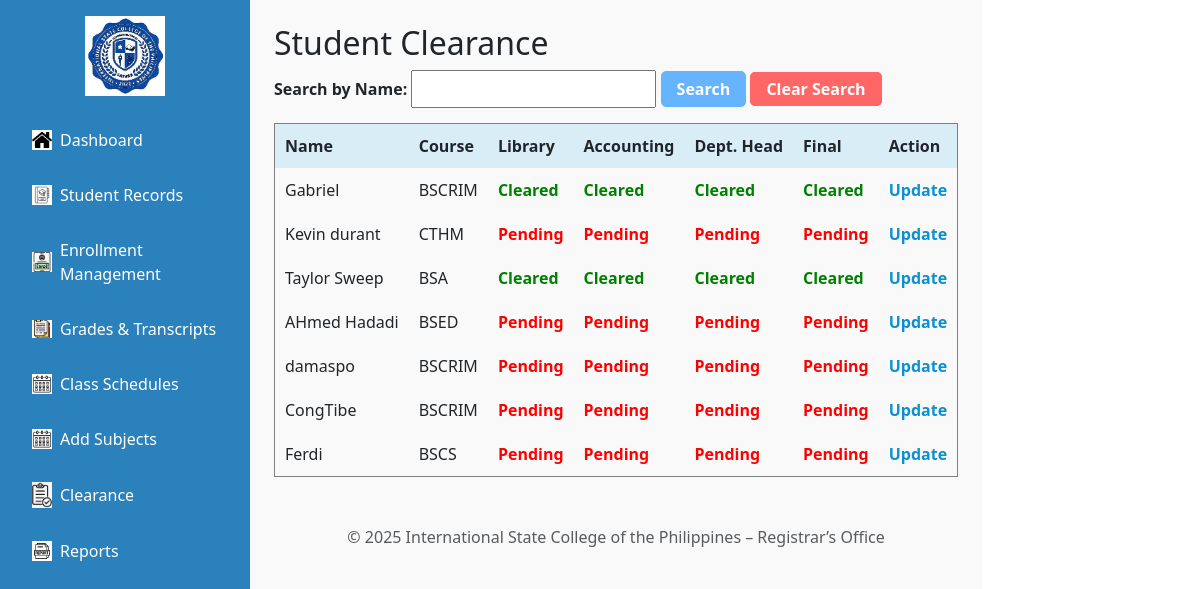
The app's page /Registrar/registrar.php?page=clearance with its own data.
### tables this page shows
CREATE TABLE `tbladmission_addstudent` (
  `Admission_ID` int(11) NOT NULL,
  `full_name` varchar(255) NOT NULL,
  `birthdate` date NOT NULL,
  `gender` varchar(20) NOT NULL,
  `nationality` varchar(50) NOT NULL,
  `religion` varchar(50) NOT NULL,
  `address` text NOT NULL,
  `province` varchar(100) NOT NULL,
  `zip` varchar(10) NOT NULL,
  `city` varchar(100) NOT NULL,
  `email` varchar(255) NOT NULL,
  `phone` varchar(20) NOT NULL,
  `photo` varchar(255) DEFAULT NULL,
  `fathers_name` varchar(255) NOT NULL,
  `fathers_occupation` varchar(255) NOT NULL,
  `father_contact` varchar(20) NOT NULL,
  `mothers_name` varchar(255) NOT NULL,
  `mothers_occupation` varchar(255) NOT NULL,
  `mother_contact` varchar(20) NOT NULL,
  `guardian_name` varchar(255) NOT NULL,
  `guardian_relationship` varchar(100) NOT NULL,
  `guardian_contact` varchar(20) NOT NULL,
  `applying_grade` varchar(20) NOT NULL,
  `prevschool` varchar(255) NOT NULL,
  `last_grade` varchar(20) NOT NULL,
  `course` varchar(100) NOT NULL,
  `student_type` varchar(50) NOT NULL,
  `confirm` tinyint(1) NOT NULL,
  `signature` varchar(255) DEFAULT NULL,
  `sigdate` date DEFAULT NULL,
  `signature_path` varchar(255) NOT NULL,
  `document_path` varchar(255) NOT NULL,
  `document_name` varchar(255) NOT NULL,
  `status` varchar(255) DEFAULT 'Pending'
);

CREATE TABLE `student_clearance` (
  `id` int(11) NOT NULL,
  `student_id` int(11) NOT NULL,
  `library_clearance` enum('Pending','Cleared') DEFAULT 'Pending',
  `accounting_clearance` enum('Pending','Cleared') DEFAULT 'Pending',
  `dept_head_clearance` enum('Pending','Cleared') DEFAULT 'Pending',
  `final_clearance` enum('Pending','Cleared') DEFAULT 'Pending'
);

### Registrar/pages/clearance.php (the view, shortened to what this page needs)
<?php
$conn = new mysqli("localhost", "root", "", "iscpdb");
$search_name = isset($_GET['search_name']) ? $_GET['search_name'] : '';
$sql = "
    SELECT a.Admission_ID, a.full_name, c.library_clearance, c.accounting_clearance,
           c.dept_head_clearance, c.final_clearance, a.course
    FROM tbladmission_addstudent a
    LEFT JOIN student_clearance c ON a.Admission_ID = c.student_id
";
$students = $conn->query($sql);
?>
<h2>Student Clearance</h2>
<form method="GET" action="registrar.php" style="margin-bottom: 15px;">
    <label><strong>Search by Name:</strong></label>
    <input type="text" name="search_name" value="<?= htmlspecialchars($search_name) ?>" style="padding: 5px;">
    <button type="submit" class="search-button">Search</button>
    <a href="registrar.php?page=clearance" class="clear-button">Clear Search</a>
</form>
<table border="1" cellpadding="10" cellspacing="0" style="width: 100%; border-collapse: collapse;">
    <thead style="background-color: #d9edf7;">
        <tr>
            <th>Name</th>
            <th>Course</th>
            <th>Library</th>
            <th>Accounting</th>
            <th>Dept. Head</th>
            <th>Final</th>
            <th>Action</th>
        </tr>
    </thead>
    <tbody>
        <?php if ($students->num_rows === 0): ?>
            <tr><td colspan="7" style="text-align: center;">No students found.</td></tr>
        <?php else: ?>
            <?php while ($row = $students->fetch_assoc()): ?>
            <tr>
                <td><?= htmlspecialchars($row['full_name']) ?></td>
                <td><?= htmlspecialchars(isset($row['course']) ? $row['course'] : 'N/A') ?></td>
                <td><span class="<?= $row['library_clearance'] === 'Cleared' ? 'cleared' : 'pending' ?>">
                <?= isset($row['library_clearance']) ? $row['library_clearance'] : 'Pending' ?></span></td>
                <td><span class="<?= isset($row['accounting_clearance']) && $row['accounting_clearance'] === 'Cleared' ? 'cleared' : 'pending' ?>">
    <?= isset($row['accounting_clearance']) ? $row['accounting_clearance'] : 'Pending' ?></span></td>
<td><span class="<?= isset($row['dept_head_clearance']) && $row['dept_head_clearance'] === 'Cleared' ? 'cleared' : 'pending' ?>">
    <?= isset($row['dept_head_clearance']) ? $row['dept_head_clearance'] : 'Pending' ?></span></td>
<td><span class="<?= isset($row['final_clearance']) && $row['final_clearance'] === 'Cleared' ? 'cleared' : 'pending' ?>">
    <?= isset($row['final_clearance']) ? $row['final_clearance'] : 'Pending' ?></span></td>
                <td><a href="registrar.php?page=edit_clearance&id=<?= $row['Admission_ID'] ?>">Update</a></td>
            </tr>
            <?php endwhile; ?>
        <?php endif; ?>
    </tbody>
</table>

### Registrar/assets/css/style.css (style rules this page uses)
body { margin: 0; font-family: Arial, sans-serif; display: flex; height: 100vh; }
h2, .nav-link { font-weight: bold; }

### Registrar/pages/clearance.php (style rules this page uses)
a { color: #0b90d0; text-decoration: none; font-weight: bold; }
.search-button { background-color: #66b3ff; color: white; border: 1px solid #66b3ff; padding: 5px 15px; cursor: pointer; font-weight: bold; border-radius: 5px; }
.clear-button { background-color: #ff6666; color: white; border: 1px solid #ff6666; padding: 5px 15px; cursor: pointer; font-weight: bold; border-radius: 5px; }
.cleared { color: green; font-weight: bold; }
.pending { color: red; font-weight: bold; }

### records on screen
tbladmission_addstudent: full_name "Gabriel", course "BSCRIM", student_clearance.library_clearance "Cleared", student_clearance.accounting_clearance "Cleared", student_clearance.dept_head_clearance "Cleared", student_clearance.final_clearance "Cleared"
tbladmission_addstudent: full_name "Kevin durant", course "CTHM", student_clearance.library_clearance "Pending", student_clearance.accounting_clearance "Pending", student_clearance.dept_head_clearance "Pending", student_clearance.final_clearance "Pending"
tbladmission_addstudent: full_name "Taylor Sweep", course "BSA", student_clearance.library_clearance "Cleared", student_clearance.accounting_clearance "Cleared", student_clearance.dept_head_clearance "Cleared", student_clearance.final_clearance "Cleared"
tbladmission_addstudent: full_name "AHmed Hadadi", course "BSED", student_clearance.library_clearance "Pending", student_clearance.accounting_clearance "Pending", student_clearance.dept_head_clearance "Pending", student_clearance.final_clearance "Pending"
tbladmission_addstudent: full_name "damaspo", course "BSCRIM", student_clearance.library_clearance "Pending", student_clearance.accounting_clearance "Pending", student_clearance.dept_head_clearance "Pending", student_clearance.final_clearance "Pending"
tbladmission_addstudent: full_name "CongTibe", course "BSCRIM", shows "Pending"
tbladmission_addstudent: full_name "Ferdi", course "BSCS", shows "Pending"
